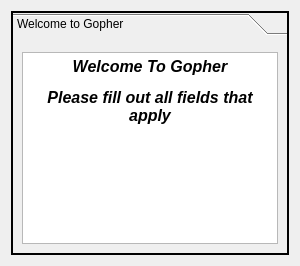
      <widget class="QWidget" name="welcome_2">
       <layout class="QGridLayout" name="gridLayout_13">
        <item row="0" column="0">
         <widget class="QToolBox" name="imageMode_Toolbox">
          <property name="enabled">
           <bool>true</bool>
          </property>
          <property name="font">
           <font>
            <weight>50</weight>
            <italic>false</italic>
            <bold>false</bold>
            <strikeout>false</strikeout>
           </font>
          </property>
          <property name="focusPolicy">
           <enum>Qt::NoFocus</enum>
          </property>
          <property name="contextMenuPolicy">
           <enum>Qt::ActionsContextMenu</enum>
          </property>
          <property name="acceptDrops">
           <bool>false</bool>
          </property>
          <property name="autoFillBackground">
           <bool>true</bool>
          </property>
          <property name="styleSheet">
           <string notr="true">border-color: rgb(0, 0, 0);</string>
          </property>
          <property name="frameShape">
           <enum>QFrame::WinPanel</enum>
          </property>
          <property name="frameShadow">
           <enum>QFrame::Plain</enum>
          </property>
          <property name="lineWidth">
           <number>5</number>
          </property>
          <property name="tabSpacing">
           <number>8</number>
          </property>
          <widget class="QWidget" name="WelcometoGopher">
           <property name="geometry">
            <rect>
             <x>0</x>
             <y>0</y>
             <width>700</width>
             <height>547</height>
            </rect>
           </property>
           <attribute name="icon">
            <iconset>
             <normaloff>NIAID_Logo.jpg</normaloff>NIAID_Logo.jpg</iconset>
           </attribute>
           <attribute name="label">
            <string>Welcome to Gopher</string>
           </attribute>
           <layout class="QGridLayout" name="gridLayout_2">
            <item row="1" column="0">
             <widget class="QTextEdit" name="Welcome">
              <property name="enabled">
               <bool>true</bool>
              </property>
              <property name="font">
               <font>
                <weight>75</weight>
                <italic>true</italic>
                <bold>true</bold>
               </font>
              </property>
              <property name="autoFillBackground">
               <bool>true</bool>
              </property>
              <property name="styleSheet">
               <string notr="true"/>
              </property>
              <property name="lineWidth">
               <number>55</number>
              </property>
              <property name="tabChangesFocus">
               <bool>true</bool>
              </property>
              <property name="undoRedoEnabled">
               <bool>true</bool>
              </property>
              <property name="readOnly">
               <bool>true</bool>
              </property>
              <property name="html">
               <string>&lt;!DOCTYPE HTML PUBLIC &quot;-//W3C//DTD HTML 4.0//EN&quot; &quot;http://www.w3.org/TR/REC-html40/strict.dtd&quot;&gt;
&lt;html&gt;&lt;head&gt;&lt;meta name=&quot;qrichtext&quot; content=&quot;1&quot; /&gt;&lt;style type=&quot;text/css&quot;&gt;
p, li { white-space: pre-wrap; }
&lt;/style&gt;&lt;/head&gt;&lt;body style=&quot; font-family:'MS Shell Dlg 2'; font-size:8.25pt; font-weight:600; font-style:italic;&quot;&gt;
&lt;p align=&quot;center&quot; style=&quot; margin-top:12px; margin-bottom:12px; margin-left:0px; margin-right:0px; -qt-block-indent:0; text-indent:0px;&quot;&gt;&lt;span style=&quot; font-size:12pt;&quot;&gt;Welcome To Gopher&lt;/span&gt;&lt;/p&gt;
&lt;p align=&quot;center&quot; style=&quot; margin-top:12px; margin-bottom:12px; margin-left:0px; margin-right:0px; -qt-block-indent:0; text-indent:0px;&quot;&gt;&lt;span style=&quot; font-size:12pt;&quot;&gt;Please fill out all fields that apply&lt;/span&gt;&lt;/p&gt;
&lt;p align=&quot;center&quot; style=&quot;-qt-paragraph-type:empty; margin-top:12px; margin-bottom:12px; margin-left:0px; margin-right:0px; -qt-block-indent:0; text-indent:0px; font-size:8pt;&quot;&gt;&lt;br /&gt;&lt;/p&gt;
&lt;p align=&quot;center&quot; style=&quot; margin-top:12px; margin-bottom:12px; margin-left:0px; margin-right:0px; -qt-block-indent:0; text-indent:0px;&quot;&gt;&lt;img src=&quot;C:\Users\hansentd\Desktop\GopherQt7\GopherQT7\Image\gopher.jpg&quot; /&gt;&lt;/p&gt;&lt;/body&gt;&lt;/html&gt;</string>
              </property>
              <property name="overwriteMode">
               <bool>true</bool>
              </property>
              <property name="acceptRichText">
               <bool>true</bool>
              </property>
             </widget>
            </item>
            <item row="0" column="0">
             <layout class="QFormLayout" name="formLayout_2"/>
            </item>
           </layout>
          </widget>
         </widget>
        </item>
       </layout>
      </widget>
